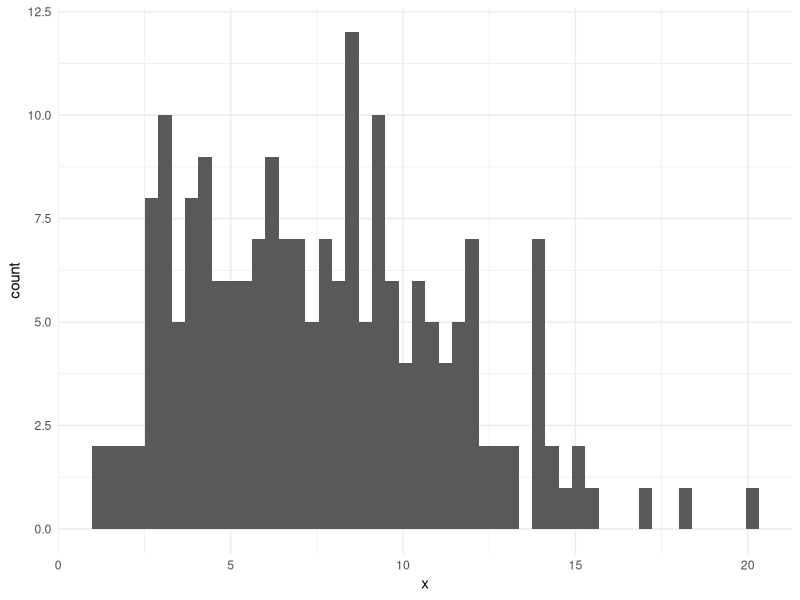
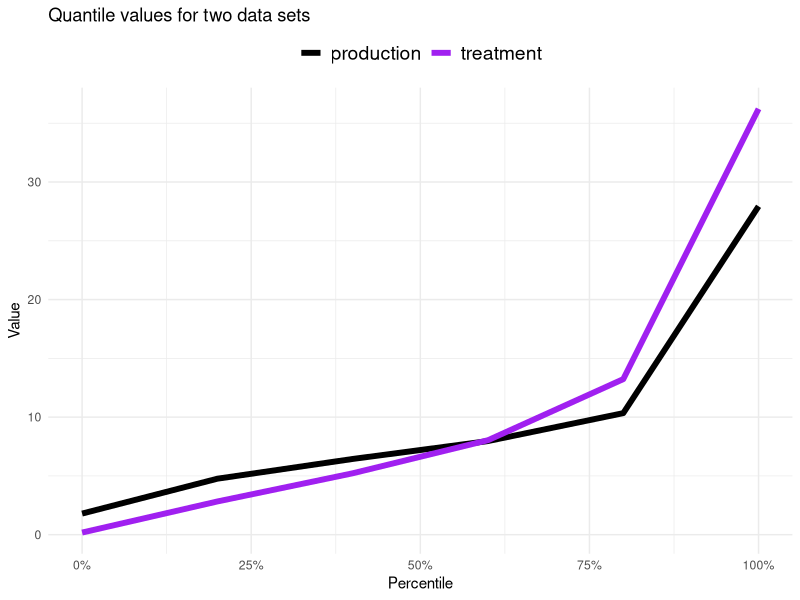
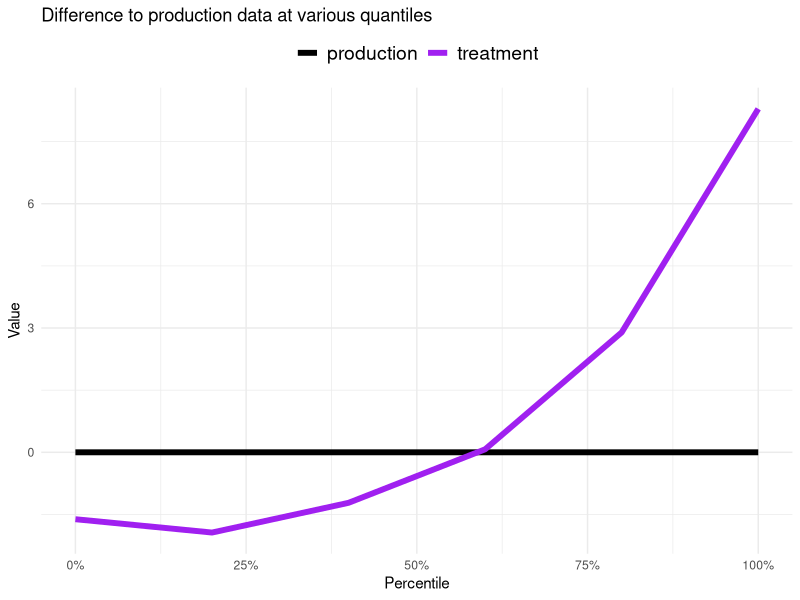
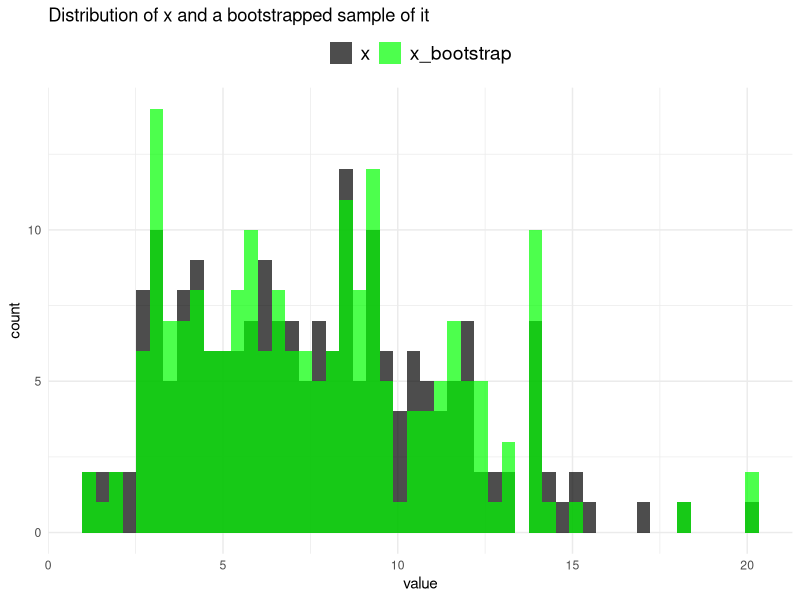
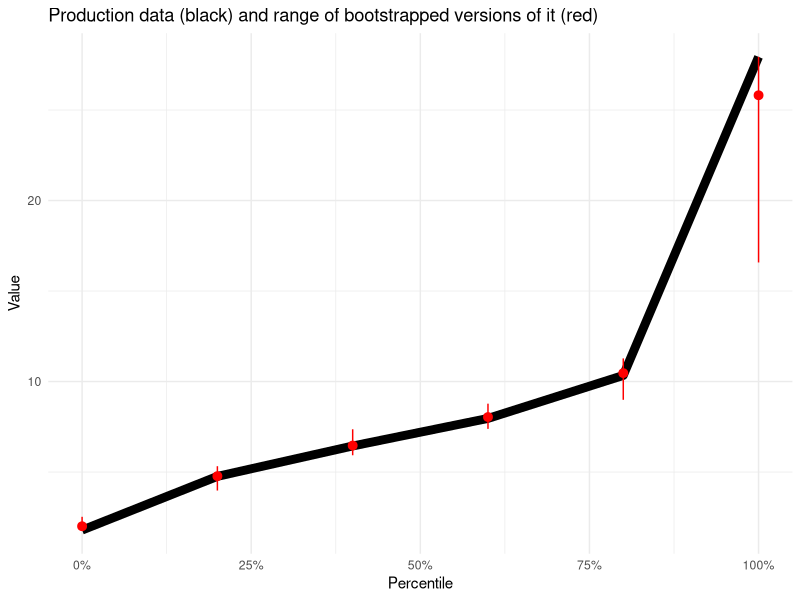
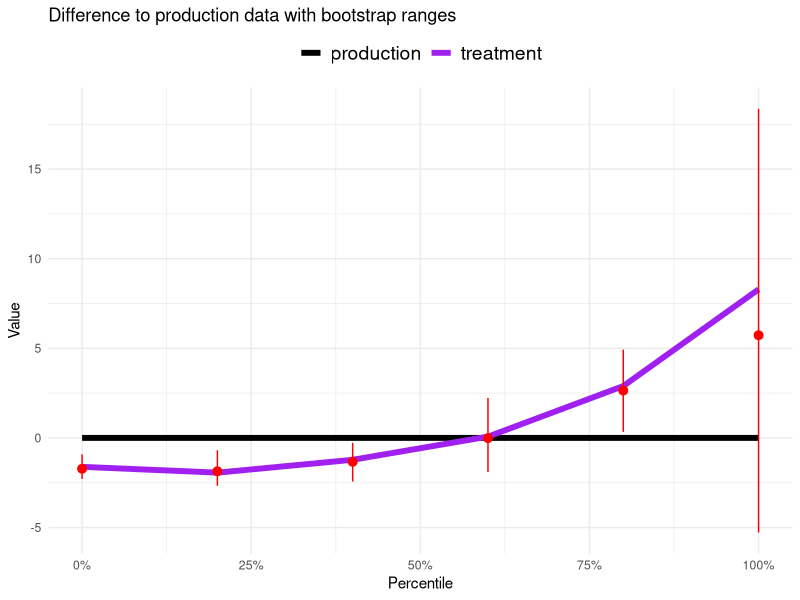
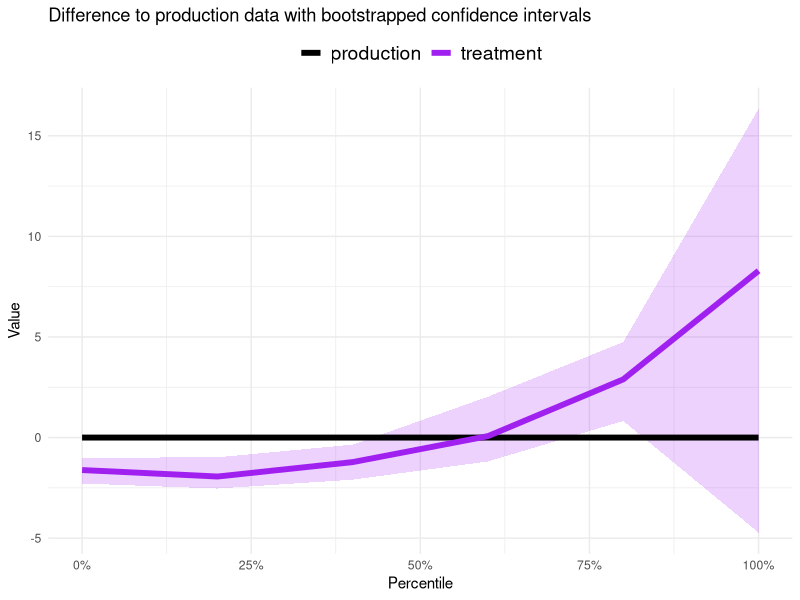
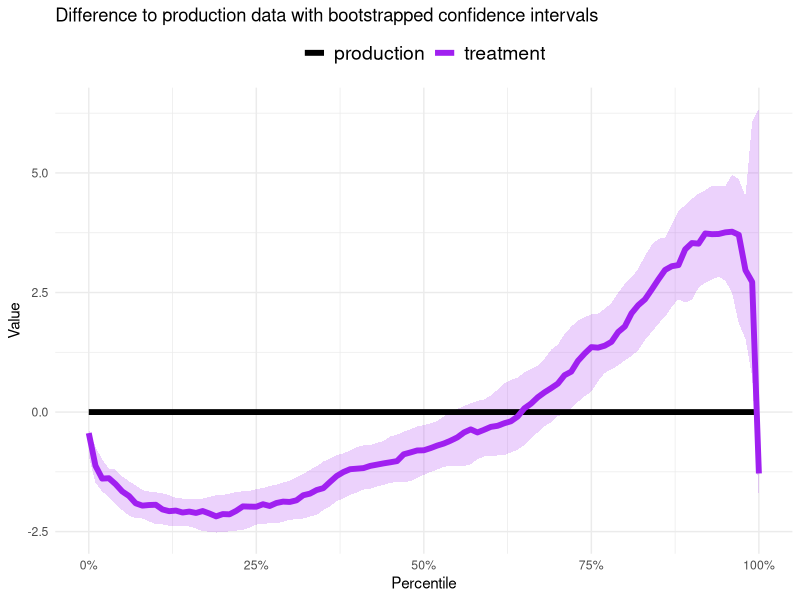

Write the R code that produced these figures, in order.
## ---- chunk 1
knitr::opts_chunk$set(
  comment = "#>",
  fig.path = "temp/"
)
## ---- chunk 2
# Will be making heavy use of the tidyverse
library(tidyverse)
## ---- chunk 3
# Set default theme as minimal
theme_set(theme_minimal())
## ---- chunk 4
# Set a seed to make the analysis reproducible
set.seed(20200511)
## ---- chunk 5
x <- rchisq(n = 200, df = 8)
## ---- chunk 6
tibble(x) %>% 
  ggplot(aes(x)) +
    geom_histogram(bins = 50)
## ---- chunk 7
quantile_df <- tibble(percentile = seq(0, 1, by = .2)) %>% 
  mutate(value = quantile(x, percentile))
quantile_df
## ---- chunk 8
# Simulate data sets. For treatment, we'll bind two distributions skewed either
# side of production
x_production <- rchisq(200, 8)
x_treatment  <- c(rchisq(100, 12), rchisq(100, 4))
## ---- chunk 9
group_quantiles_df <- tibble(percentile = seq(0, 1, by = .2)) %>% 
  mutate(production = quantile(x_production, percentile),
         treatment  = quantile(x_treatment, percentile))
group_quantiles_df
## ---- chunk 10
group_quantiles_df %>% 
  pivot_longer(-percentile, names_to = "group") %>% 
  ggplot(aes(percentile, value)) +
    geom_line(aes(group = group, color = group),
                size = 2) +
    labs(x = "Percentile", y = "Value", color = NULL) +
    ggtitle("Quantile values for two data sets") +
    scale_color_manual(values = c("black", "purple")) +
    scale_x_continuous(lim = c(0, 1), labels = scales::percent_format()) +
    theme(legend.text = element_text(size = 14),
          legend.position = "top")
## ---- chunk 11
group_quantiles_df %>% 
  mutate(treatment = treatment - production,
         production = 0) %>% 
  pivot_longer(-percentile, names_to = "group") %>% 
  ggplot(aes(percentile, value)) +
    geom_line(aes(group = group, color = group),
              size = 2) +
    labs(x = "Percentile", y = "Value", color = NULL) +
    ggtitle("Difference to production data at various quantiles") +
    scale_color_manual(values = c("black", "purple")) +
    scale_x_continuous(lim = c(0, 1), labels = scales::percent_format()) +
    theme(legend.text = element_text(size = 14),
          legend.position = "top")
## ---- chunk 12
x_bootstrap <- sample(x, replace = TRUE)
## ---- chunk 13
tibble(x, x_bootstrap) %>% 
  pivot_longer(c(x, x_bootstrap)) %>% 
  ggplot(aes(value, fill = name)) +
    geom_histogram(bins = 50, alpha = .7, position = "identity") +
    labs(fill = NULL) +
    ggtitle("Distribution of x and a bootstrapped sample of it") +
    scale_fill_manual(values = c("black", "green")) +
    theme(legend.text = element_text(size = 14),
          legend.position = "top")
## ---- chunk 14
n_bootstraps <- 100
quantile_df_template <- tibble(percentile = seq(0, 1, by = .2))

bootstrapped_quantiles <- map_df(seq_len(n_bootstraps), function(i) {
  bootstrapped_production <- sample(x_production, replace = TRUE)
  bootstrapped_treatment  <- sample(x_treatment, replace = TRUE)
  
  quantile_df_template %>%
    mutate(bootstrap = i,
           production = quantile(bootstrapped_production, percentile),
           treatment  = quantile(bootstrapped_treatment, percentile))
})
## ---- chunk 15
bootstrapped_quantiles
## ---- chunk 16
bootstrapped_quantiles %>% 
  ggplot(aes(percentile, production)) +
    geom_line(data = group_quantiles_df, size = 3) +
    #geom_line(aes(group = bootstrap), alpha = .1, color = "green") +
    #geom_violin(aes(group = percentile)) +
    stat_summary(fun = mean, fun.min = min, fun.max = max, colour = "red", size = .5) +
    labs(x = "Percentile", y = "Value", color = NULL) +
    ggtitle("Production data (black) and range of bootstrapped versions of it (red)") +
    scale_color_manual(values = c("black", "purple")) +
    scale_x_continuous(lim = c(0, 1), labels = scales::percent_format()) +
    theme(legend.text = element_text(size = 14),
          legend.position = "top")
## ---- chunk 17
group_quantiles_df %>% 
  mutate(treatment = treatment - production,
         production = 0) %>% 
  pivot_longer(-percentile, names_to = "group") %>% 
  ggplot(aes(percentile, value)) +
    geom_line(aes(group = group, color = group),
              size = 2) +
    stat_summary(fun = mean, fun.min = min, fun.max = max, colour = "red", size = .5,
                 data = mutate(bootstrapped_quantiles, treatment = treatment - production),
                 aes(y = treatment)) +
    labs(x = "Percentile", y = "Value", color = NULL) +
    ggtitle("Difference to production data with bootstrap ranges") +
    scale_color_manual(values = c("black", "purple")) +
    scale_x_continuous(lim = c(0, 1), labels = scales::percent_format()) +
    theme(legend.text = element_text(size = 14),
          legend.position = "top")
## ---- chunk 18
bootstrapped_cis <- bootstrapped_quantiles %>% 
  mutate(q_dif = treatment - production) %>% 
  group_by(percentile) %>% 
  summarise(lower_bound = quantile(q_dif, .025),
            upper_bound = quantile(q_dif, .975))

bootstrapped_cis
## ---- chunk 19
group_quantiles_df %>% 
  mutate(treatment = treatment - production,
         production = 0) %>% 
  pivot_longer(-percentile, names_to = "group") %>% 
  ggplot(aes(percentile)) +
    geom_ribbon(data = bootstrapped_cis,
                aes(ymin = lower_bound, ymax = upper_bound),
                fill = "purple", alpha = .2) +
    geom_line(aes(y = value, group = group, color = group),
              size = 2) +
    labs(x = "Percentile", y = "Value", color = NULL) +
    ggtitle("Difference to production data with bootstrapped confidence intervals") +
    scale_color_manual(values = c("black", "purple")) +
    scale_x_continuous(lim = c(0, 1), labels = scales::percent_format()) +
    theme(legend.text = element_text(size = 14),
          legend.position = "top")
## ---- chunk 20
n_units <- 1000
quantile_seq <- seq(0, 1, by = .01)
n_bootstraps <- 1000

x_production <- rchisq(n_units, 8)
x_treatment  <- c(rchisq(n_units/2, 12), rchisq(n_units/2, 4))

group_quantiles_df <- tibble(percentile = quantile_seq) %>% 
  mutate(production = quantile(x_production, percentile),
         treatment  = quantile(x_treatment, percentile))

quantile_df_template <- tibble(percentile = quantile_seq)

bootstrapped_quantiles <- map_df(seq_len(n_bootstraps), function(i) {
  bootstrapped_production <- sample(x_production, replace = TRUE)
  bootstrapped_treatment  <- sample(x_treatment, replace = TRUE)
  
  quantile_df_template %>%
    mutate(bootstrap = i,
           production = quantile(bootstrapped_production, percentile),
           treatment  = quantile(bootstrapped_treatment, percentile))
})

bootstrapped_cis <- bootstrapped_quantiles %>% 
  mutate(q_dif = treatment - production) %>% 
  group_by(percentile) %>% 
  summarise(lower_bound = quantile(q_dif, .025),
            upper_bound = quantile(q_dif, .975))
## ---- chunk 21
group_quantiles_df %>% 
  mutate(treatment = treatment - production,
         production = 0) %>% 
  pivot_longer(-percentile, names_to = "group") %>% 
  ggplot(aes(percentile)) +
    geom_ribbon(data = bootstrapped_cis,
                aes(ymin = lower_bound, ymax = upper_bound),
                fill = "purple", alpha = .2) +
    geom_line(aes(y = value, group = group, color = group),
              size = 2) +
    labs(x = "Percentile", y = "Value", color = NULL) +
    ggtitle("Difference to production data with bootstrapped confidence intervals") +
    scale_color_manual(values = c("black", "purple")) +
    scale_x_continuous(lim = c(0, 1), labels = scales::percent_format()) +
    theme(legend.text = element_text(size = 14),
          legend.position = "top")
## ---- chunk 22
bootstrapped_quantiles
## ---- chunk 23
# Sum of the correlations between bootstrapped differences at each quantile
cor_sum <- bootstrapped_quantiles %>%
  transmute(bootstrap, percentile, q_dif = treatment - production) %>% 
  pivot_wider(names_from = percentile, values_from = q_dif) %>% 
  select(-bootstrap) %>% 
  cor() %>% 
  .[-upper.tri(.)] %>% 
  sum()
## ---- chunk 24
# Estimated number of independent tests
n_tests_estimate <- length(quantile_seq) ^ 2 / cor_sum
n_tests_estimate

# Bonferroni adjusted confidence interval
error_rate <- 0.05
adjusted_error_rate <- error_rate / n_tests_estimate
adjusted_error_rate
## ---- chunk 25
1 - adjusted_error_rate
## ---- chunk 26
bootstrapped_cis_adj <- bootstrapped_quantiles %>% 
  mutate(q_dif = treatment - production) %>% 
  group_by(percentile) %>% 
  summarise(lower_bound = quantile(q_dif, adjusted_error_rate/2),
            upper_bound = quantile(q_dif, 1 - (adjusted_error_rate / 2)))

bootstrapped_cis_adj
## ---- chunk 27
group_quantiles_df %>% 
  mutate(treatment = treatment - production,
         production = 0) %>% 
  pivot_longer(-percentile, names_to = "group") %>% 
  ggplot(aes(percentile)) +
  geom_ribbon(data = bootstrapped_cis_adj,
                aes(ymin = lower_bound, ymax = upper_bound),
                fill = "green", alpha = .2) +
    geom_ribbon(data = bootstrapped_cis,
                aes(ymin = lower_bound, ymax = upper_bound),
                fill = "purple", alpha = .2) +
    geom_line(aes(y = value, group = group, color = group),
              size = 2) +
    labs(x = "Percentile", y = "Value", color = NULL) +
    ggtitle("Difference to production data with two types of confidence intervals",
            subtitle = "Proper, Bonferroni-adjusted confidence intervals in green") +
    scale_color_manual(values = c("black", "purple")) +
    scale_x_continuous(lim = c(0, 1), labels = scales::percent_format()) +
    theme(legend.text = element_text(size = 14),
          legend.position = "top")
## ---- chunk 28
n_buckets <- 100

compressed_data <- tibble(production = x_production, treatment = x_treatment) %>% 
  pivot_longer(c(production, treatment), names_to = "group", values_to = "x") %>% 
  group_by(group) %>% 
  mutate(x_bucket = cut_number(x, n_buckets)) %>% 
  group_by(group, x_bucket) %>% 
  summarise(count = n(),
            x = median(x)) %>%
  ungroup()

compressed_data
## ---- chunk 29
# Adding cumulative percentile to make search easier
compressed_data <- compressed_data %>% 
  group_by(group) %>% 
  arrange(x) %>% 
  mutate(cum_percentile = cumsum(count) / sum(count)) %>% 
  ungroup()

compressed_data
## ---- chunk 30
# Function we can reuse to get `x` quantile from the compressed data
x_at_percentile <- function(percentile, compressed_df) {
  i <- 1
  while (compressed_df$cum_percentile[i] < percentile) {
    i <- i + 1
  }
  return (compressed_df$x[i])
}
## ---- chunk 31
compressed_data %>% 
  filter(group == "production") %>% 
  x_at_percentile(.5, .)
## ---- chunk 32
#' Try small comparison of approaches for `production` data
quantile_df <- tibble(percentile = seq(0, 1, by = .01)) %>%
  mutate(original = quantile(x_production, percentile)) %>%
  mutate(compressed = map_dbl(
    percentile,
    x_at_percentile,
    filter(compressed_data, group == "production")
  ))
## ---- chunk 33
quantile_df %>% 
  pivot_longer(-percentile) %>% 
  ggplot(aes(percentile, value)) +
    geom_line(aes(group = name, color = name), size = 2, alpha = .8) +
    labs(x = "Percentile", y = "Value", color = NULL) +
    ggtitle("Quantiles from original (black) and compressed (green) data") +
    scale_color_manual(values = c("green", "black")) +
    scale_x_continuous(lim = c(0, 1), labels = scales::percent_format()) +
    theme(legend.text = element_text(size = 14),
          legend.position = "top")
## ---- chunk 34
compressed_data %>% 
  filter(group == "production") %>% 
  sample_n(n(), replace = TRUE) %>% 
  arrange(x) %>% 
  mutate(cum_percentile = cumsum(count) / sum(count))
